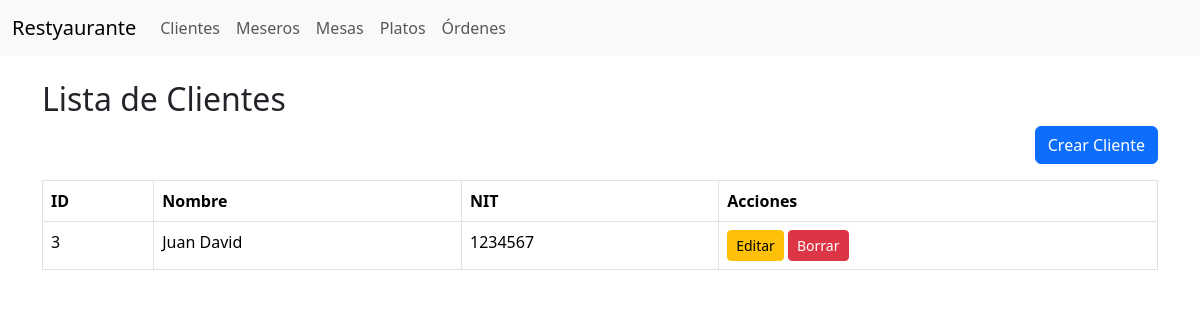
/clientes/, run on the app's committed database.
### restaurante/models/cliente.py (models this page shows, shortened)
class Cliente(models.Model):
    nombre = models.CharField(max_length=100)
    nit = models.CharField(max_length=20)

### restaurante/views/cliente_views.py (the view)
# urls.py: path('clientes/', views.ClienteListView.as_view(), name='cliente_list'),
class ClienteListView(ListView):
    model = Cliente
    template_name = 'restaurante/clientes/list.html'

### templates/restaurante/clientes/list.html (shortened to what this page needs)
{% extends 'restaurante/base.html' %}
{% block content %}
<h2>Lista de Clientes</h2>
<div class="text-end mb-3">
  <a class="btn btn-primary" href="{% url 'cliente_create' %}">Crear Cliente</a>
</div>
<table class="table table-bordered">
  <thead>
    <tr>
      <th>ID</th>
      <th>Nombre</th>
      <th>NIT</th>
      <th>Acciones</th>
    </tr>
  </thead>
  <tbody>
    {% for cliente in object_list %}
      <tr>
        <td>{{ cliente.id }}</td>
        <td>{{ cliente.nombre }}</td>
        <td>{{ cliente.nit }}</td>
        <td>
          <a href="{% url 'cliente_edit' cliente.id %}" class="btn btn-sm btn-warning">Editar</a>
          <a href="{% url 'cliente_delete' cliente.id %}" class="btn btn-sm btn-danger">Borrar</a>
        </td>
      </tr>
    {% endfor %}
  </tbody>
</table>
{% endblock %}

### data on the page
Cliente: id "3", nombre "Juan David", nit "1234567"
